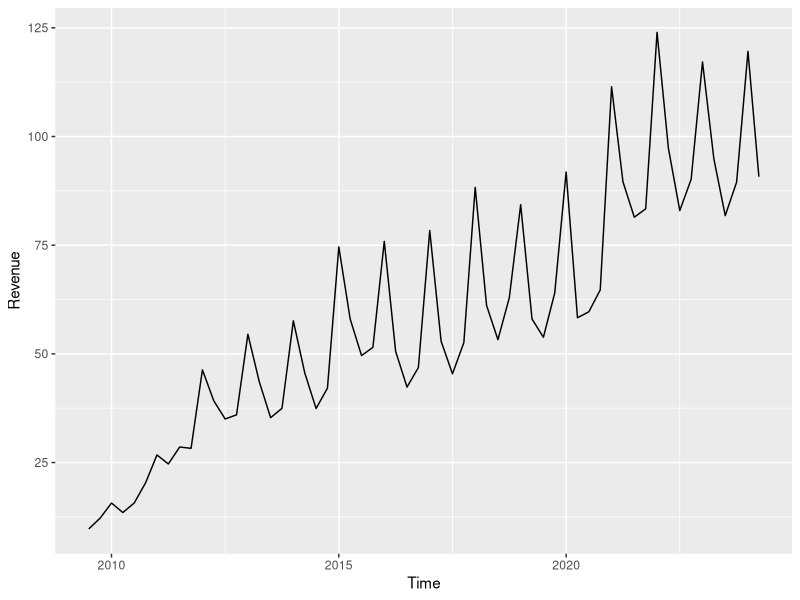
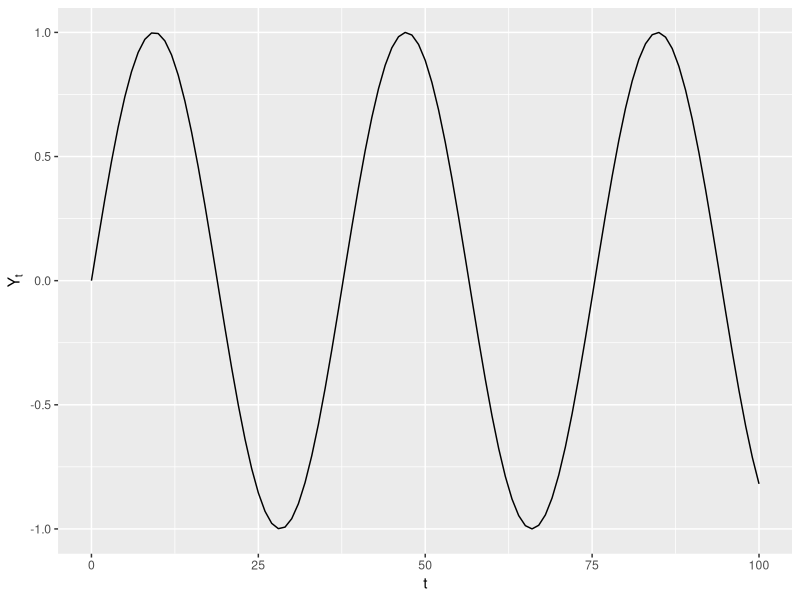
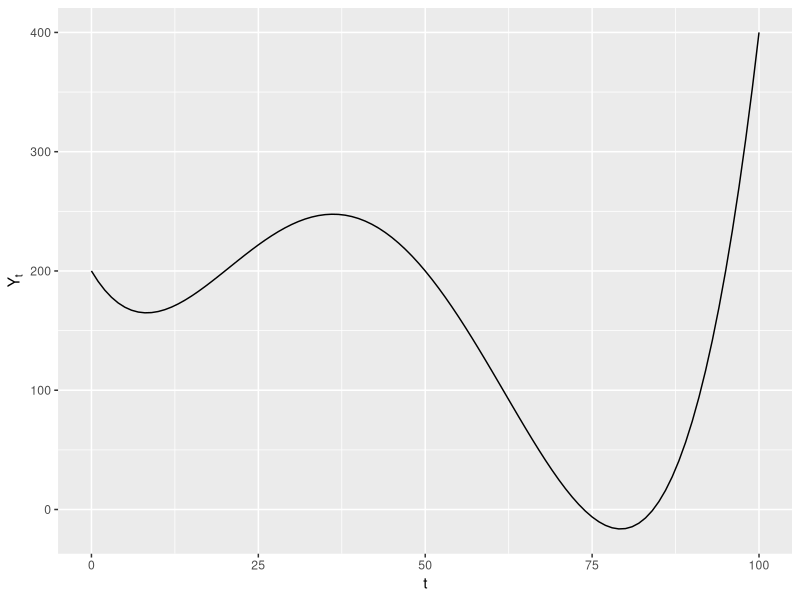
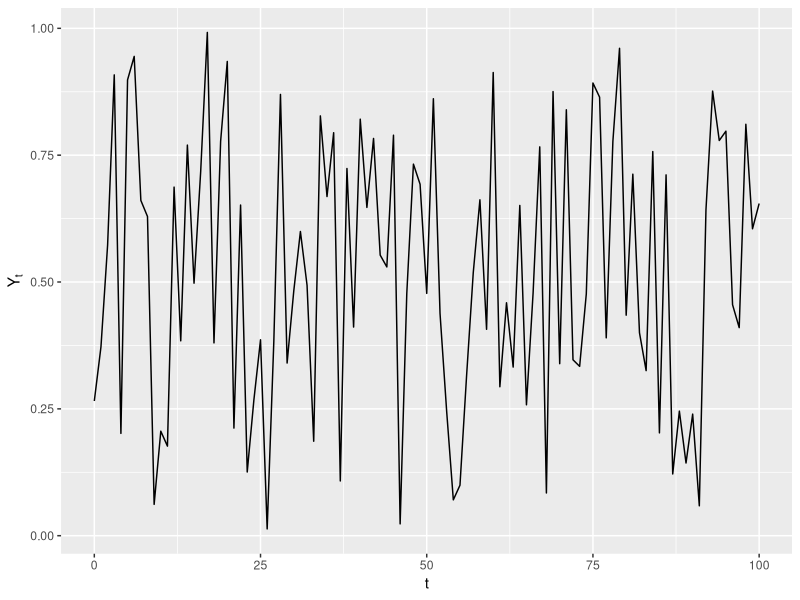
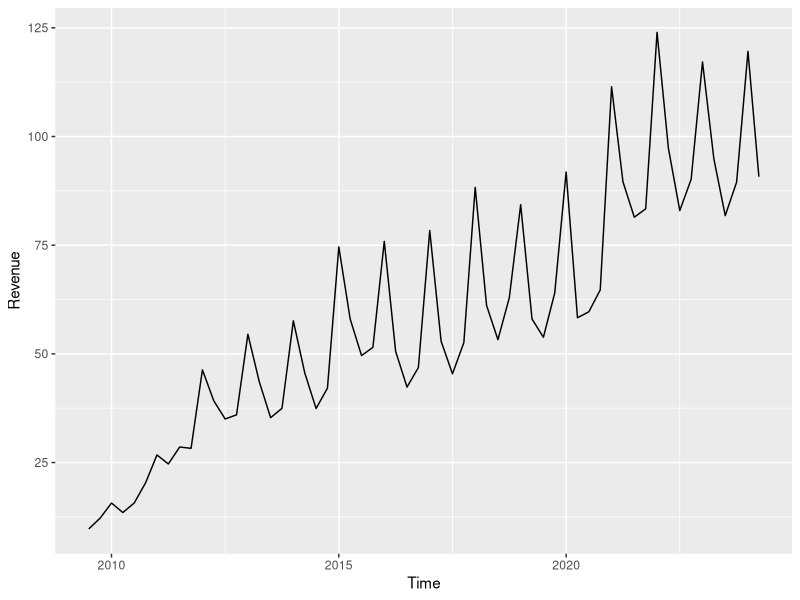
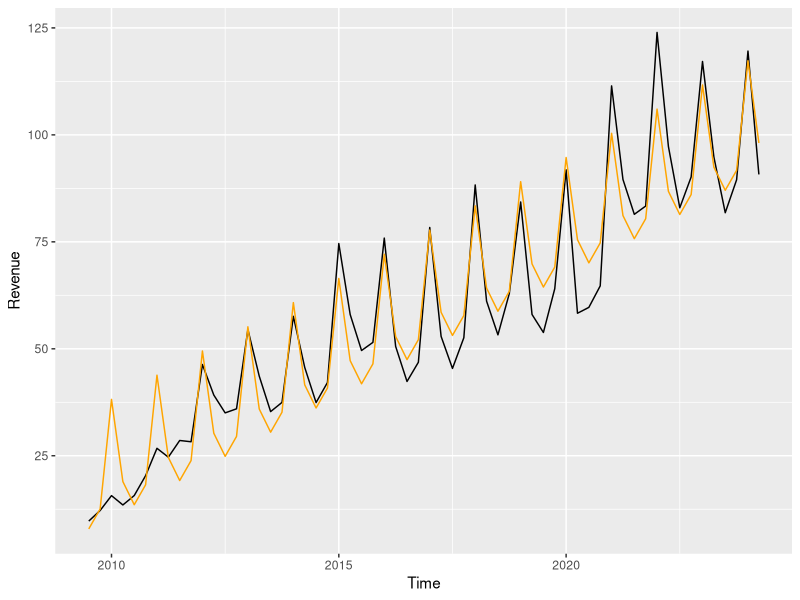
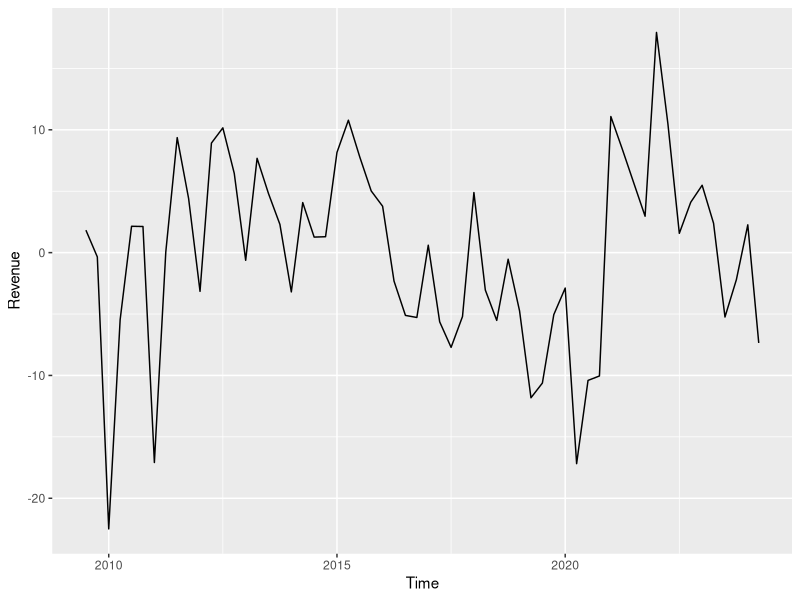
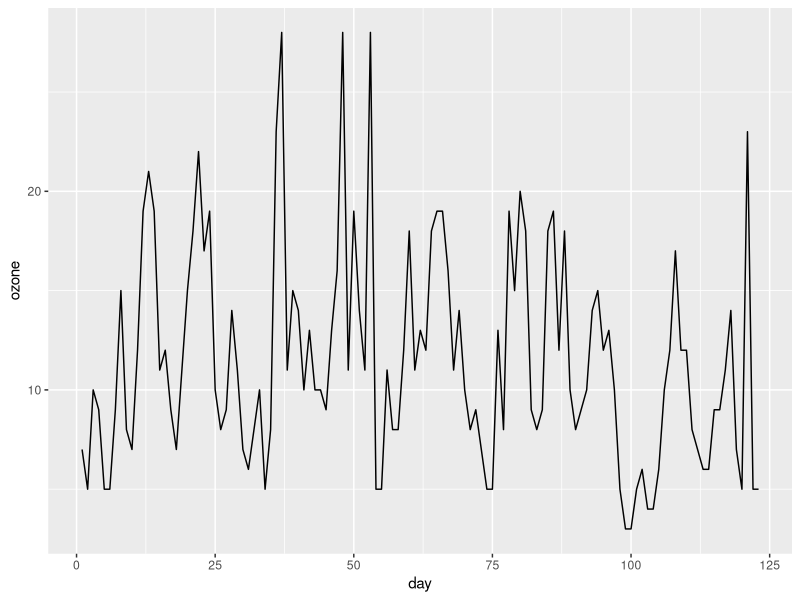

Write R code to recreate these figures, in order.
## ---- chunk 1
apple = read.csv("script_class_05/apple_revenue.csv")
dell = read.csv("script_class_05/dell.csv")
ozone = read.csv("script_class_05/ozone.csv")
## ---- chunk 2
#| eval: true
#| echo: true
#| output: true
library(tidyverse)
library(ggfortify)
ggplot(apple, aes(x=Time, y=Revenue)) + 
  geom_line()
## ---- chunk 3
#| eval: true
#| echo: false
#| output: true
x <- 0:100
ggplot(data.frame(x=x, y=sin(x/6)), aes(x=x, y=y)) + geom_line() + xlab("t") + ylab(expression("Y"["t"]))
## ---- chunk 4
#| eval: true
#| echo: false
#| output: true
x <- 0:100
ggplot(data.frame(x=x, y=(2000000+x*(x-20)*(x-50)*(x-95))/10000), aes(x=x, y=y)) + geom_line() + xlab("t") + ylab(expression("Y"["t"]))
## ---- chunk 5
#| eval: true
#| echo: false
#| output: true
set.seed(1)
ggplot(data.frame(x=x, y=runif(length(x))), aes(x=x, y=y)) + geom_line() + xlab("t") + ylab(expression("Y"["t"]))
## ---- chunk 6
#| eval: true
#| echo: true
#| output: true
library(tidyverse)
ggplot(apple, aes(x=Time, y=Revenue)) + 
  geom_line()
## ---- chunk 7
#| eval: true
#| echo: true
#| output: true
lm_additive = lm(Revenue ~ Period + Quarter, data=apple) 
summary(lm_additive)
## ---- chunk 8
#| eval: true
#| echo: true
#| output: true
ggplot(apple, aes(x = Time, y = Revenue)) + 
  geom_line() +
  geom_line(aes(x = Time, y = predict(lm_additive)), col = "orange") 
## ---- chunk 9
#| eval: true
#| echo: true
#| output: true
predict(lm_additive, list(Period = 61, Quarter = "Q3"), interval = "prediction")
## ---- chunk 10
#| eval: true
#| echo: true
#| output: true
ggplot(apple, aes(x = Time, y = Revenue)) + 
  geom_line(aes(x = Time, y = residuals(lm_additive)))
## ---- chunk 11
#| eval: true
#| echo: true
#| output: true
ggplot(ozone, aes(x = day, y = ozone)) + 
  geom_line()
## ---- chunk 12
#| eval: true
#| echo: true
#| output: true
acf(ozone$ozone)
## ---- chunk 13
#| eval: true
#| echo: true
#| output: true
ozone <- ozone %>% 
  mutate(lag1=lag(ozone)) 
ozone.model = lm(ozone ~ lag1, data=ozone) 
summary(ozone.model)
## ---- chunk 14
#| eval: true
#| echo: true
#| output: true
autoplot(ozone.model)
## ---- chunk 15
#| eval: true
#| echo: true
#| output: true
acf(ozone.model$residuals)
## ---- chunk 16
#| eval: true
#| echo: true
#| output: true
confint(ozone.model)
## ---- chunk 17
acf(lm_additive$residuals)
## ---- chunk 18
#| eval: true
#| echo: true
#| output: true
apple = apple %>% 
  mutate(lag1 = lag(Revenue)) 
## ---- chunk 19
#| eval: true
#| echo: true
#| output: true
log_apple = lm(log(Revenue) ~ log(Period) + Quarter + log(lag1), data = apple)
summary(log_apple)
## ---- chunk 20
#| eval: true
#| echo: false
#| output: true

apple_mod = apple[-1,]
ggplot(apple_mod, aes(x = Time, y = Revenue)) + 
  geom_line() +
  geom_line(aes(x = Time, y = exp(predict(log_apple))), col = "orange")
## ---- chunk 21
#| eval: true
#| echo: true
#| output: true
confint(log_apple)
## ---- chunk 22
#| eval: true
#| echo: true
#| output: true
 exp(predict(log_apple, list(Period = 61, Quarter = "Q3", lag1 = 90.75), interval = "prediction"))
## ---- chunk 23
acf(log_apple$residuals)
